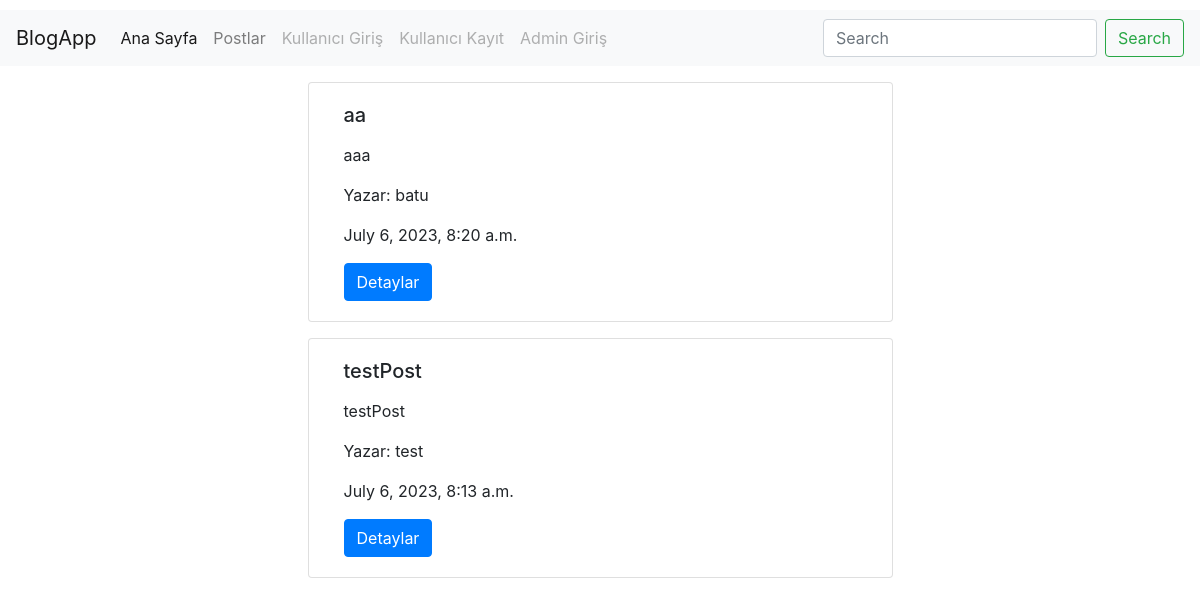
Page /post/index/ on the earlier database version.
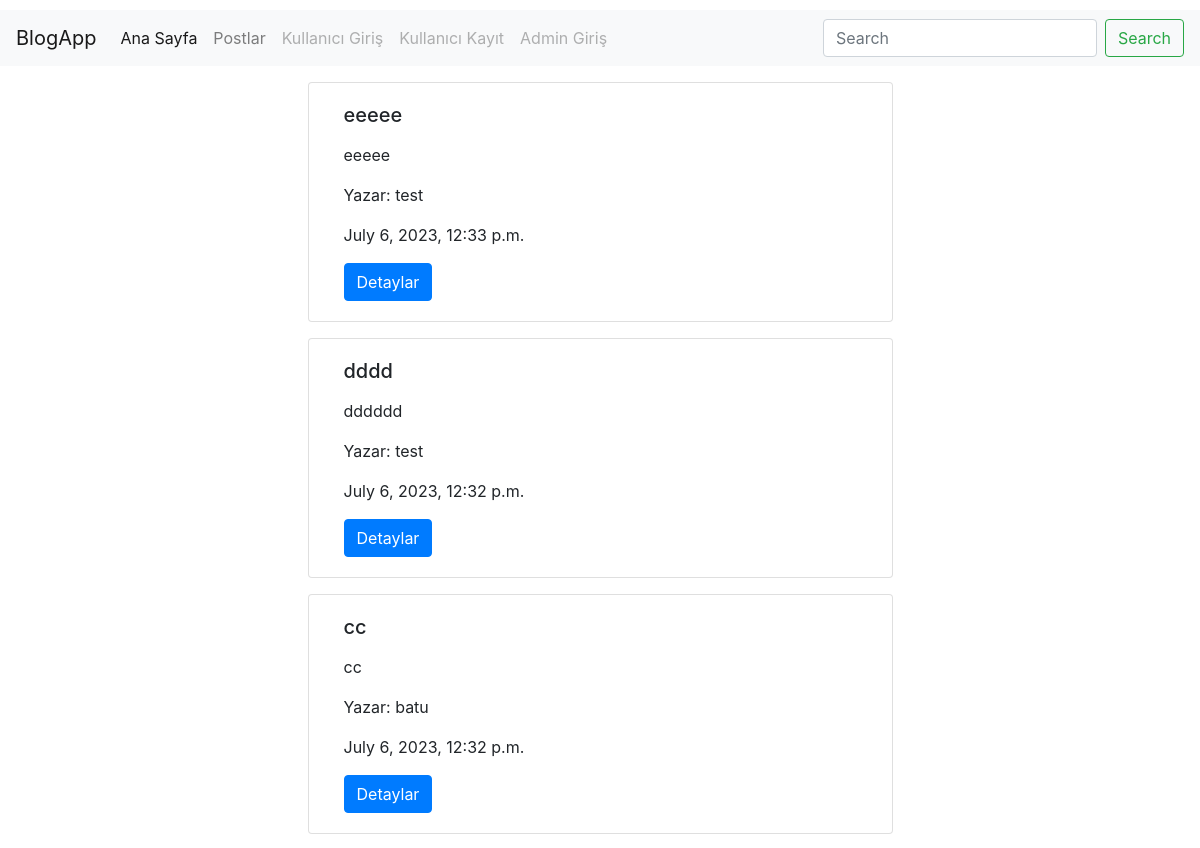
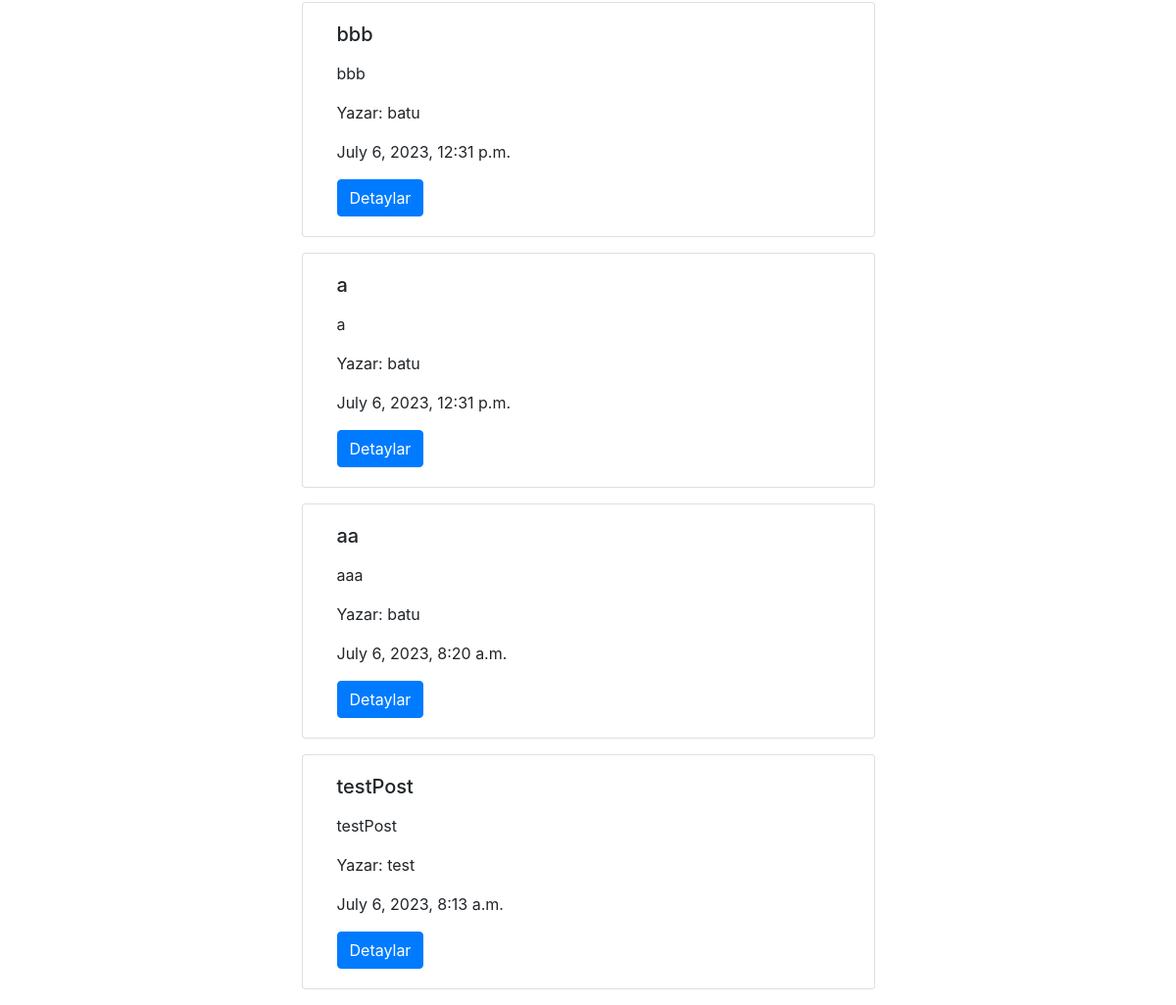
Same page on the later database version (2 pictures, top to bottom).
### post/models.py (models this page shows, shortened)
class Post(models.Model):
    user = models.ForeignKey('auth.User', verbose_name='yazar', on_delete=models.CASCADE, related_name='post')
    title = models.CharField(max_length=120, verbose_name="baslik")
    content = RichTextField(verbose_name="icerik")
    publishingDate = models.DateTimeField(verbose_name="yayinlanma tarihi", auto_now_add=True)
    image = models.FileField(null=True, blank=True)
    slug = models.SlugField(unique=True, editable=False, max_length=130)
    class Meta:
        ordering = ['-publishingDate']

### post/views.py (the view)
# urls.py: path('index/', post_index, name='index'),
def post_index(request):
    postlist = Post.objects.all()
    paginator = Paginator(postlist, 25)
    page = request.GET.get('page')
    try:
        posts = paginator.page(page)
    except PageNotAnInteger:
        posts = paginator.page(1)
    except EmptyPage:
        posts = paginator.page(paginator)
    return render(request, 'post/index.html', {'posts': posts})

### templates/post/index.html (shortened to what this page needs)
{% extends 'base.html' %}
{% block body %}
    <div class="container-fluid">
    {% for post in posts %}
    <div class="card container-fluid col-md-6 mx-auto my-3">
        <div class="card-body">
            <h5 class="card-title">{{ post.title}}</h5>
            <p class="card-text">{{ post.content | safe | linebreaks | truncatechars:150 }}</p>
            <p class="card-text">Yazar: {{ post.user }}</p>
            <p class="card-text">{{ post.publishingDate }}</p>
            <a href="{% url 'details' id=post.id %}" class="btn btn-primary">Detaylar</a>
        </div>
</div>    {% endfor %}
    </div>
{% endblock %}

### templates/base.html (shortened to what this page needs)
{% load static %}
<!DOCTYPE html>
<html lang="en">
<head>
    <link rel="stylesheet" href="{% static 'css/bootstrap.min.css' %}">
    <link rel="stylesheet" href="{% static 'css/style.css' %}">
</head>
<body>
    {% include 'header.html' %}
    {% block body %}
    {% endblock %}
</body>
</html>

### templates/header.html (shortened to what this page needs)
<nav class="navbar navbar-expand-lg navbar-light bg-light navbar-fixed-top">
  <a class="navbar-brand" href="{% url 'home' %}">BlogApp</a>
  <div class="collapse navbar-collapse" id="navbarSupportedContent">
    <ul class="navbar-nav mr-auto">
      <li class="nav-item active">
        <a class="nav-link" href="{% url 'home' %}">Ana Sayfa <span class="sr-only">(current)</span></a>
      </li>
      <li class="nav-item">
        <a class="nav-link" href="{% url 'index' %}">Postlar</a>
      </li>
        {% if not request.user.is_authenticated %}
        <li class="nav-item">
            <a class="nav-link disabled" href="{% url 'login' %}">Kullanıcı Giriş</a>
        </li>
        <li class="nav-item">
            <a class="nav-link disabled" href="{% url 'register' %}">Kullanıcı Kayıt</a>
        </li>
        <li class="nav-item">
            <a class="nav-link disabled" href="{% url 'admin:index' %}">Admin Giriş</a>
        </li>
        {% endif %}
    </ul>
    <form class="form-inline my-2 my-lg-0">
      <input class="form-control mr-sm-2" type="search" placeholder="Search" aria-label="Search">
      <button class="btn btn-outline-success my-2 my-sm-0" type="submit">Search</button>
    </form>
  </div>
</nav>

### static/css/style.css (style rules this page uses)
body { padding-top: 10px; }

Differences in the rows shown:
added Post: title "eeeee", content "eeeee", user "test", publishingDate "July 6, 2023, 12:33 p.m."
added Post: title "dddd", content "dddddd", user "test", publishingDate "July 6, 2023, 12:32 p.m."
added Post: title "cc", content "cc", user "batu", publishingDate "July 6, 2023, 12:32 p.m."
added Post: title "bbb", content "bbb", user "batu", publishingDate "July 6, 2023, 12:31 p.m."
added Post: title "a", content "a", user "batu", publishingDate "July 6, 2023, 12:31 p.m."
